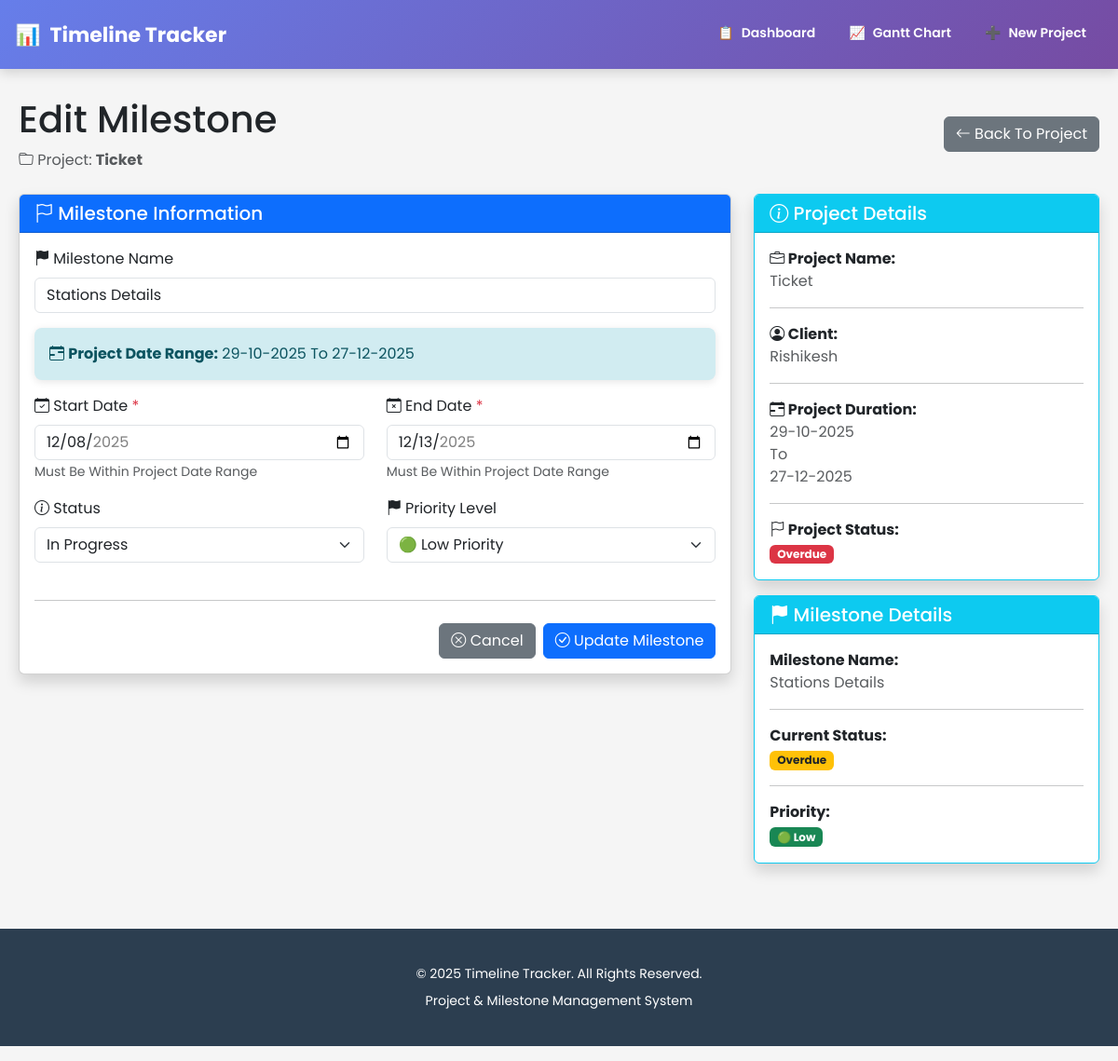
Page /edit-milestone/10 on the committed database.
### app.py (models this page shows, shortened)
class Project(db.Model):
    id = db.Column(db.Integer, primary_key=True)
    project_name = db.Column(db.String(200), nullable=False)
    client_name = db.Column(db.String(200), nullable=False)
    start_date = db.Column(db.Date, nullable=False)
    end_date = db.Column(db.Date, nullable=False)
    created_at = db.Column(db.DateTime, default=datetime.now())
    status = db.Column(db.String(20), default='Not Completed')
    milestones = db.relationship('Milestone', backref='project', lazy=True, cascade='all, delete-orphan')

class Milestone(db.Model):
    id = db.Column(db.Integer, primary_key=True)
    project_id = db.Column(db.Integer, db.ForeignKey('project.id'), nullable=False)
    milestone_name = db.Column(db.String(200), nullable=False)
    start_date = db.Column(db.Date, nullable=False)
    end_date = db.Column(db.Date, nullable=False)
    status = db.Column(db.String(50), default='Not Started')
    priority = db.Column(db.String(20), default='Medium')

### app.py (the view, shortened to what this page needs)
@app.route('/edit-milestone/<int:milestone_id>', methods=['GET', 'POST'])
def edit_milestone(milestone_id):
    milestone = Milestone.query.get_or_404(milestone_id)
    project_id = milestone.project_id
    project = Project.query.get_or_404(project_id)
    return render_template('edit_milestone.html', milestone=milestone, project=project)

### templates/edit_milestone.html (shortened to what this page needs)
{% extends "base.html" %}
{% block content %}
<div class="row mb-4">
    <div class="col-12">
        <div class="d-flex justify-content-between align-items-center">
            <div>
                <h1 class="mb-2"> Edit Milestone</h1>
                <p class="text-muted mb-0">
                    <i class="bi bi-folder"></i> Project: <strong>{{ project.project_name }}</strong>
                </p>
            </div>
            <div>
                <a href="/project/{{ project.id }}" class="btn btn-secondary">
                    <i class="bi bi-arrow-left"></i> Back To Project
                </a>
            </div>
        </div>
    </div>
</div>
<div class="row">
    <div class="col-lg-8">
        <div class="card shadow">
            <div class="card-header bg-primary text-white">
                <h5 class="mb-0"><i class="bi bi-flag"></i> Milestone Information</h5>
            </div>
            <div class="card-body">
                <form method="POST" action="/edit-milestone/{{ milestone.id }}">
                    <div class="mb-3">
                        <label for="milestonename" class="form-label">
                            <i class="bi bi-flag-fill"></i> Milestone Name
                        </label>
                        <input type="text" class="form-control" id="milestonename"
                               name="milestonename" value="{{ milestone.milestone_name }}" required>
                    </div>
                    <div class="alert alert-info mb-3">
                        <i class="bi bi-calendar-range"></i> <strong>Project Date Range:</strong>
                        {{ project.start_date.strftime('%d-%m-%Y') }} To {{ project.end_date.strftime('%d-%m-%Y') }}
                    </div>
                    <div class="row">
                        <div class="col-md-6 mb-3">
                            <label for="startdate" class="form-label">
                                <i class="bi bi-calendar-check"></i> Start Date
                                <span class="text-danger">*</span>
                            </label>
                            <input type="date"
                                   class="form-control"
                                   id="startdate"
                                   name="startdate"
                                   value="{{ milestone.start_date.strftime('%Y-%m-%d') }}"
                                   min="{{ project.start_date.strftime('%Y-%m-%d') }}"
                                   max="{{ project.end_date.strftime('%Y-%m-%d') }}"
                                   required>
                            <small class="text-muted">Must Be Within Project Date Range</small>
                        </div>
                        <div class="col-md-6 mb-3">
                            <label for="enddate" class="form-label">
                                <i class="bi bi-calendar-x"></i> End Date
                                <span class="text-danger">*</span>
                            </label>
                            <input type="date"
                                   class="form-control"
                                   id="enddate"
                                   name="enddate"
                                   value="{{ milestone.end_date.strftime('%Y-%m-%d') }}"
                                   min="{{ project.start_date.strftime('%Y-%m-%d') }}"
                                   max="{{ project.end_date.strftime('%Y-%m-%d') }}"
                                   required>
                            <small class="text-muted">Must Be Within Project Date Range</small>
                        </div>
                    </div>
                    <div class="row">
                        <div class="col-md-6 mb-3">
                            <label for="status" class="form-label">
                                <i class="bi bi-info-circle"></i> Status
                            </label>
                            <select class="form-select" id="status" name="status" required>
                                <option value="In Progress" {% if milestone.status == "In Progress" %}selected{% endif %}>In Progress</option>
                            </select>
                        </div>
                        <div class="col-md-6 mb-3">
                            <label for="priority" class="form-label">
                                <i class="bi bi-flag-fill"></i> Priority Level
                            </label>
                            <select class="form-select" id="priority" name="priority" required>
                                <option value="Low" {% if milestone.priority == "Low" %}selected{% endif %}>🟢 Low Priority</option>
                            </select>
                        </div>
                    </div>
                    <hr class="my-4">
                    <div class="d-flex gap-2 justify-content-end">
                        <a href="/project/{{ project.id }}" class="btn btn-secondary">
                            <i class="bi bi-x-circle"></i> Cancel
                        </a>
                        <button type="submit" class="btn btn-primary">
                            <i class="bi bi-check-circle"></i> Update Milestone
                        </button>
                    </div>
                </form>
            </div>
        </div>
    </div>
    <div class="col-lg-4">
        <div class="card shadow border-info">
            <div class="card-header bg-info text-white">
                <h5 class="mb-0"><i class="bi bi-info-circle"></i> Project Details</h5>
            </div>
            <div class="card-body">
                <div class="mb-3">
                    <strong><i class="bi bi-briefcase"></i> Project Name:</strong>
                    <p class="text-muted mb-0">{{ project.project_name }}</p>
                </div>
                <hr>
                <div class="mb-3">
                    <strong><i class="bi bi-person-circle"></i> Client:</strong>
                    <p class="text-muted mb-0">{{ project.client_name }}</p>
                </div>
                <hr>
                <div class="mb-3">
                    <strong><i class="bi bi-calendar-range"></i> Project Duration:</strong>
                    <p class="text-muted mb-0">
                        {{ project.start_date.strftime('%d-%m-%Y') }}<br>
                        To<br>
                        {{ project.end_date.strftime('%d-%m-%Y') }}
                    </p>
                </div>
                <hr>
                <div class="mb-0">
                    <strong><i class="bi bi-flag"></i> Project Status:</strong><br>
                    {% if project.status == "Completed" %}
                        <span class="badge bg-success mt-1">Completed</span>
                    {% elif project.status == "Overdue" %}
                        <span class="badge bg-danger mt-1">Overdue</span>
                    {% elif project.status == "In Progress" %}
                        <span class="badge bg-warning text-dark mt-1">In Progress</span>
                    {% else %}
                        <span class="badge bg-secondary mt-1">Not Started</span>
                    {% endif %}
                </div>
            </div>
        </div>
        <div class="card shadow border-info mt-3">
            <div class="card-header bg-info text-white">
                <h5 class="mb-0"><i class="bi bi-flag-fill"></i> Milestone Details</h5>
            </div>
            <div class="card-body">
                <div class="mb-3">
                    <strong>Milestone Name:</strong>
                    <p class="text-muted mb-0">{{ milestone.milestone_name }}</p>
                </div>
                <hr>
                <div class="mb-3">
                    <strong>Current Status:</strong><br>
                    {% if milestone.status == "Completed" %}
                        <span class="badge bg-success mt-1">Completed</span>
                    {% else %}
                        <span class="badge bg-warning text-dark mt-1">{{ milestone.status }}</span>
                    {% endif %}
                </div>
                <hr>
                <div class="mb-0">
                    <strong>Priority:</strong><br>
                    {% if milestone.priority == "High" %}
                        <span class="badge bg-danger mt-1">🔴 High</span>
                    {% elif milestone.priority == "Medium" %}
                        <span class="badge bg-warning text-dark mt-1">🟡 Medium</span>
                    {% else %}
                        <span class="badge bg-success mt-1">🟢 Low</span>
                    {% endif %}
                </div>
            </div>
        </div>
    </div>
</div>
{% endblock %}

### templates/base.html (style rules this page uses)
* { margin: 0; padding: 0; box-sizing: border-box; }
body { font-family: 'Poppins', sans-serif; background-color: #f5f5f5; }
.alert { border-radius: 8px; border: none; box-shadow: 0 2px 8px rgba(0, 0, 0, 0.1); }
.alert-info { background-color: #d1ecf1; color: #0c5460; }

### rows in the picture
Project: project_name "Ticket", start_date "29-10-2025", end_date "27-12-2025", client_name "Rishikesh"
Milestone: milestonename "Stations Details", startdate "12/08/2025", enddate "12/13/2025", priority "🟢 Low Priority", milestone_name "Stations Details", status "Overdue"
